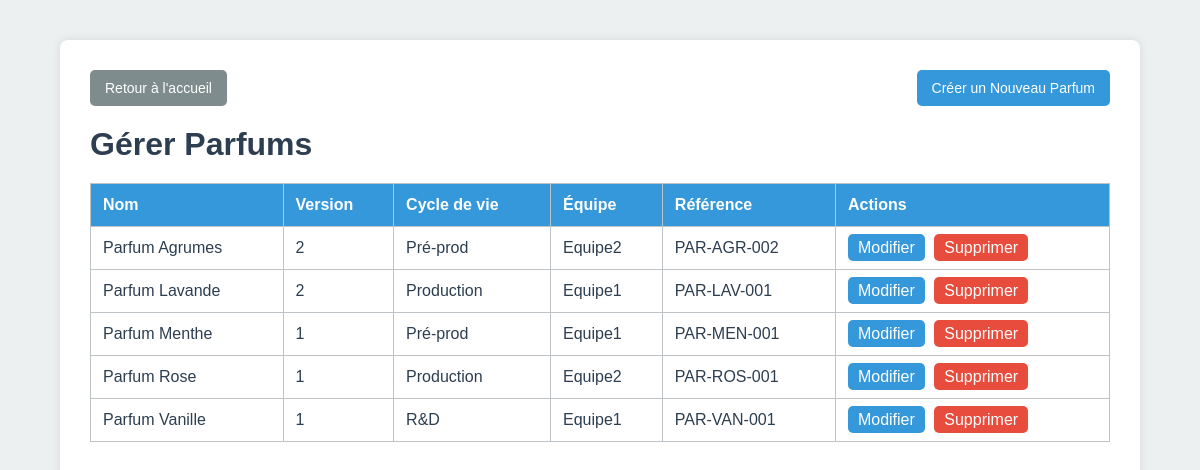
Screenshot of /manage_parfums.php (signed in) with the database file from the repository.
### tables this page shows
CREATE TABLE IF NOT EXISTS parfums (
  id INT AUTO_INCREMENT PRIMARY KEY,
  name VARCHAR(100) NOT NULL,
  description TEXT,
  price DECIMAL(10,2) NOT NULL DEFAULT 0,
  team VARCHAR(50) DEFAULT 'Equipe1',
  version INT DEFAULT 1,
  lifecycle_stage VARCHAR(50) DEFAULT 'Développement',
  reference VARCHAR(100) UNIQUE
);

### src/manage_parfums.php (the view, shortened to what this page needs)
<?php
$mysqli = new mysqli("db","root","root","plm");
$res = $mysqli->query("SELECT id, name, version, lifecycle_stage, team, reference FROM parfums ORDER BY name ASC");
?>
<!DOCTYPE html>
<html lang="fr">
<head>
<link rel="stylesheet" href="styles.css">
</head>
<body>
<div class="container">
  <div class="header-actions">
    <a href="home.php" class="btn btn-secondary">Retour à l'accueil</a>
    <a href="create_parfum.php" class="btn">Créer un Nouveau Parfum</a>
  </div>
  <h1>Gérer Parfums</h1>
  <table>
    <thead>
      <tr>
        <th>Nom</th>
        <th>Version</th>
        <th>Cycle de vie</th>
        <th>Équipe</th>
        <th>Référence</th>
        <th>Actions</th>
      </tr>
    </thead>
    <tbody>
      <?php while($pf = $res->fetch_assoc()): ?>
      <tr>
        <td><?php echo htmlspecialchars($pf['name']); ?></td>
        <td><?php echo htmlspecialchars($pf['version']); ?></td>
        <td><?php echo htmlspecialchars($pf['lifecycle_stage']); ?></td>
        <td><?php echo htmlspecialchars($pf['team']); ?></td>
        <td><?php echo htmlspecialchars($pf['reference']); ?></td>
        <td class="actions">
          <a href="edit_parfum.php?id=<?php echo $pf['id']; ?>" class="btn-edit">Modifier</a>
          <a href="delete_parfum.php?id=<?php echo $pf['id']; ?>" class="btn-delete" onclick="return confirm('Supprimer ce parfum ?')">Supprimer</a>
        </td>
      </tr>
      <?php endwhile; ?>
    </tbody>
  </table>
</div>
</body>
</html>

### src/styles.css (style rules this page uses)
* { margin: 0; padding: 0; box-sizing: border-box; }
html, body { font-family: Arial, sans-serif; background: #ecf0f1; color: #2c3e50; min-height: 100vh; }
body { display: flex; }
h1, h2, h3 { margin-bottom: 20px; color: #2c3e50; }
table { width: 100%; border-collapse: collapse; margin-top: 10px; background: #fff; }
table, th, td { border: 1px solid #bdc3c7; }
table th { background: #3498db; color: #fff; padding: 12px; text-align: left; }
table td { padding: 12px; border-bottom: 1px solid #bdc3c7; }
.container { width: 90%; max-width: 1200px; margin: 40px auto; background: #fff; padding: 20px; border-radius: 8px; box-shadow: 0 0 10px rgba(0,0,0,0.1); }
.btn { display: inline-block; padding: 10px 15px; background: #3498db; color: #fff; text-decoration: none; border-radius: 5px; margin-right: 10px; font-size: 14px; transition: background 0.3s; }
.btn-secondary { background: #7f8c8d; }
.btn-delete { background: #e74c3c; }
a { color: #3498db; text-decoration: none; transition: color 0.3s; }
.btn-edit { background: #3498db; color: #fff !important; padding: 5px 10px; border-radius: 5px; text-decoration: none; transition: background 0.3s; margin-right: 5px; }
.btn-delete { background: #e74c3c; color: #fff !important; padding: 5px 10px; border-radius: 5px; text-decoration: none; transition: background 0.3s; }
.header-actions { margin-bottom: 20px; display: flex; justify-content: space-between; align-items: center; }
.header-actions .btn { margin: 0; }

### src/manage_parfums.php (style rules this page uses)
.container { width: 90%; max-width: 1200px; margin: 40px auto; background: #fff; padding: 30px; border-radius: 8px; box-shadow: 0 0 10px rgba(0,0,0,0.1); }
.header-actions { margin-bottom: 20px; display:flex; justify-content: space-between; align-items:center; }

### rows the page displays
parfums: name "Parfum Agrumes", version "2", lifecycle_stage "Pré-prod", team "Equipe2", reference "PAR-AGR-002"
parfums: name "Parfum Lavande", version "2", lifecycle_stage "Production", team "Equipe1", reference "PAR-LAV-001"
parfums: name "Parfum Menthe", version "1", lifecycle_stage "Pré-prod", team "Equipe1", reference "PAR-MEN-001"
parfums: name "Parfum Rose", version "1", lifecycle_stage "Production", team "Equipe2", reference "PAR-ROS-001"
parfums: name "Parfum Vanille", version "1", lifecycle_stage "R&D", team "Equipe1", reference "PAR-VAN-001"
